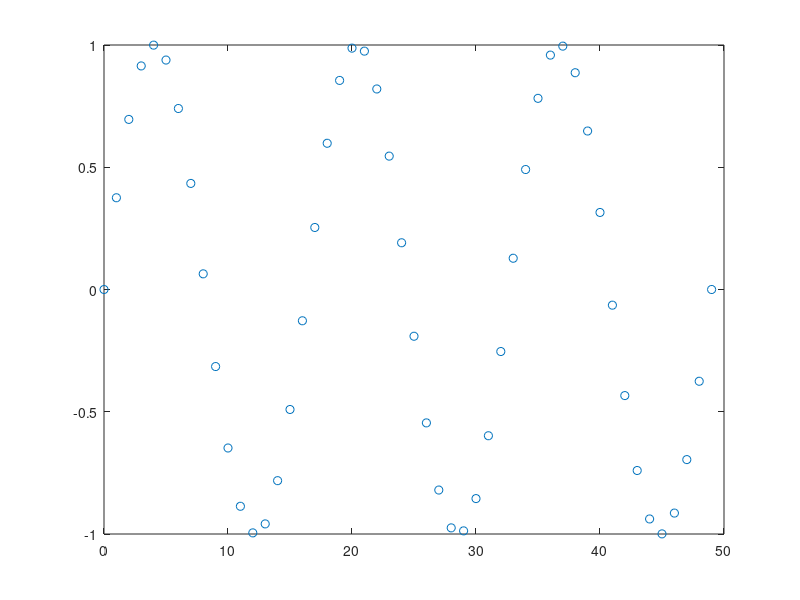
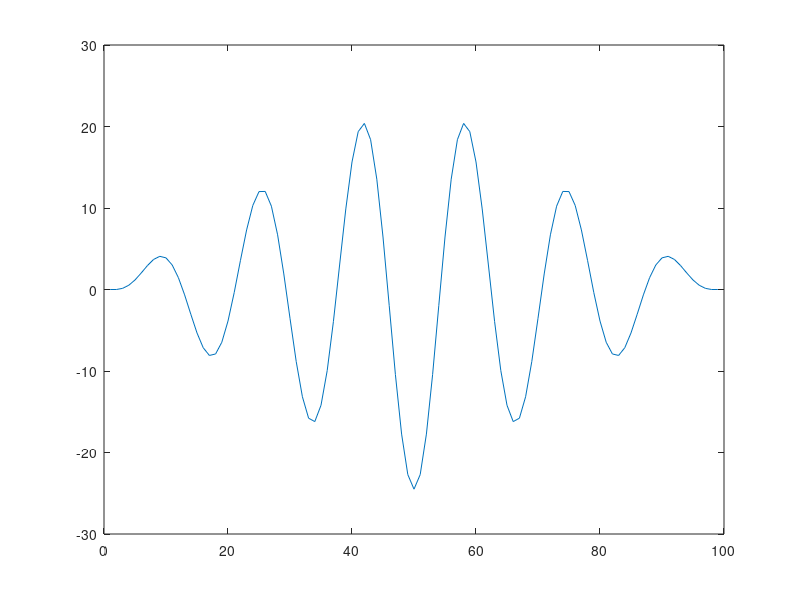
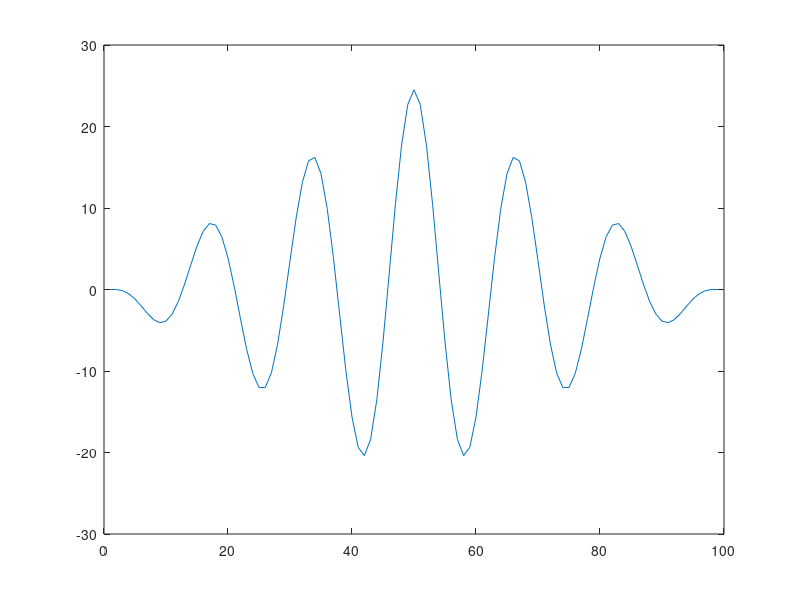

These charts were generated, in order, by the following MATLAB code:
% Investigate the form of the self convolution of a sequence
% of the form a[n]*sin(2*pi/(L-1)*n) for 0 <= n <= L-1
% and 0 for all other n

% I suspect there will be some kind of odd symmetry

% Define sequence length
L = 50;
n = 0:L-1;

% Define number of cycles
m = 3;

% Define the corresponding m-cycle sinusoid
h = sin(2*pi*m/(L-1)*n);
plot(n,h,'o')

% Convolve this sequence with itself, to get the ultrasound system impulse
% response
figure
plot(conv(h,h))
figure
plot(xcorr(h,h))